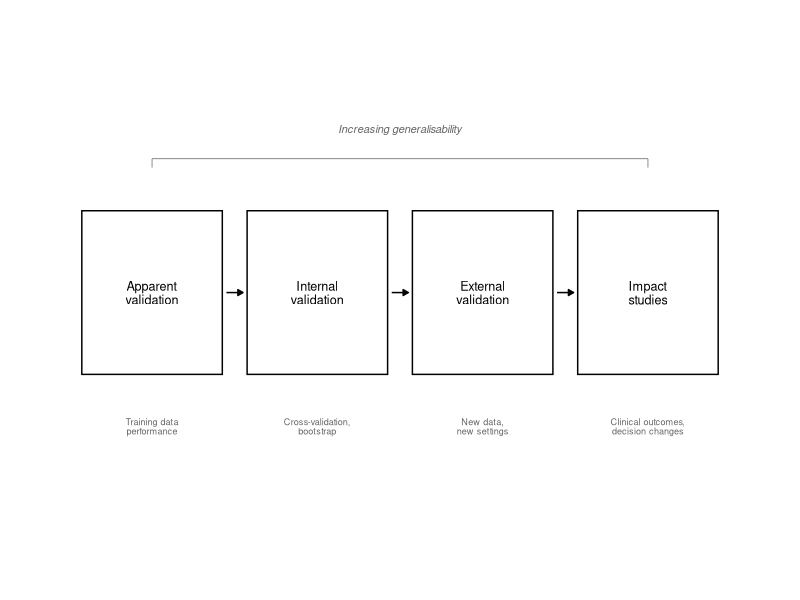

Reproduce this figure in R.
library(ggplot2)

# Boxes: Apparent -> Internal -> External -> Impact
boxes <- data.frame(
  label = c("Apparent\nvalidation", "Internal\nvalidation",
            "External\nvalidation", "Impact\nstudies"),
  x = 1:4,
  y = 0
)

# Sublabels beneath each box
sublabels <- data.frame(
  x = 1:4,
  y = -0.45,
  label = c(
    "Training data\nperformance",
    "Cross-validation,\nbootstrap",
    "New data,\nnew settings",
    "Clinical outcomes,\ndecision changes"
  )
)

p <- ggplot() +
  geom_tile(data = boxes, aes(x = x, y = y),
            width = 0.85, height = 0.55,
            fill = "white", colour = "black", linewidth = 0.5) +
  geom_text(data = boxes, aes(x = x, y = y, label = label),
            size = 3.2, lineheight = 0.9) +
  geom_text(data = sublabels, aes(x = x, y = y, label = label),
            size = 2.3, colour = "grey40", lineheight = 0.85) +
  # Arrows between boxes
  annotate("segment",
           x = 1:3 + 0.45, xend = 2:4 - 0.45,
           y = 0, yend = 0,
           arrow = arrow(length = unit(0.15, "cm"), type = "closed"),
           linewidth = 0.5) +
  # "Increasing generalisability" brace
  annotate("segment", x = 1, xend = 4, y = 0.45, yend = 0.45,
           linewidth = 0.3, colour = "grey50") +
  annotate("segment", x = 1, xend = 1, y = 0.42, yend = 0.45,
           linewidth = 0.3, colour = "grey50") +
  annotate("segment", x = 4, xend = 4, y = 0.42, yend = 0.45,
           linewidth = 0.3, colour = "grey50") +
  annotate("text", x = 2.5, y = 0.55,
           label = "Increasing generalisability", size = 2.8,
           colour = "grey40", fontface = "italic") +
  scale_x_continuous(limits = c(0.3, 4.7)) +
  scale_y_continuous(limits = c(-0.75, 0.7)) +
  coord_fixed(ratio = 1.8) +
  theme_void()

ggsave("figures/Introduction/validation_levels.pdf", plot = p,
       width = 14, height = 5, units = "cm", device = cairo_pdf)
